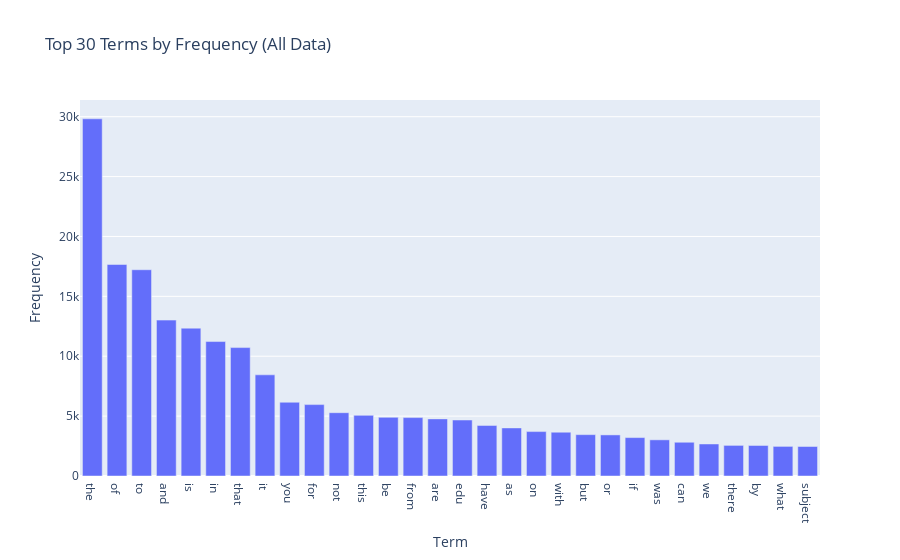

Notebook code cell kept with this figure:
### Markdown cell above
##### Exercise 13 (take home):

If you want a nicer interactive visualization here, I would encourage you try to install and use plotly to achieve this.

### Code cell
# Answer here

# top 30 term_frequency 

data = {'Term': count_vect.get_feature_names_out(), 
        'Frequency': term_frequencies}
df = pd.DataFrame(data)

freq_sorted = df.sort_values(by='Frequency', ascending=False)
freq_sorted.reset_index(drop=True, inplace=True)

top_features = freq_sorted[:30]

import plotly.graph_objects as go

fig = go.Figure(data=[go.Bar(x=top_features['Term'], y=top_features['Frequency'])])

fig.update_layout(
    title='Top 30 Terms by Frequency (All Data)',
    xaxis=dict(title='Term'),
    yaxis=dict(title='Frequency'),
)

### Figure 1 — Plotly figure (JSON) as saved in the notebook; plotly's stock layout.template omitted (floating-point values rounded to 4 significant figures)
{"data": [{"type": "bar", "x": ["the", "of", "to", "and", "is", "in", "that", "it", "you", "for", "not", "this", "be", "from", "are", "edu", "have", "as", "on", "with", "but", "or", "if", "was", "can", "we", "there", "by", "what", "subject"], "y": [29825, 17660, 17222, 13017, 12343, 11226, 10723, 8447, 6157, 5962, 5285, 5063, 4898, 4877, 4769, 4675, 4218, 4015, 3709, 3655, 3453, 3432, 3208, 3020, 2818, 2674, 2556, 2548, 2472, 2464]}], "layout": {"title": {"text": "Top 30 Terms by Frequency (All Data)"}, "xaxis": {"title": {"text": "Term"}}, "yaxis": {"title": {"text": "Frequency"}}}}
